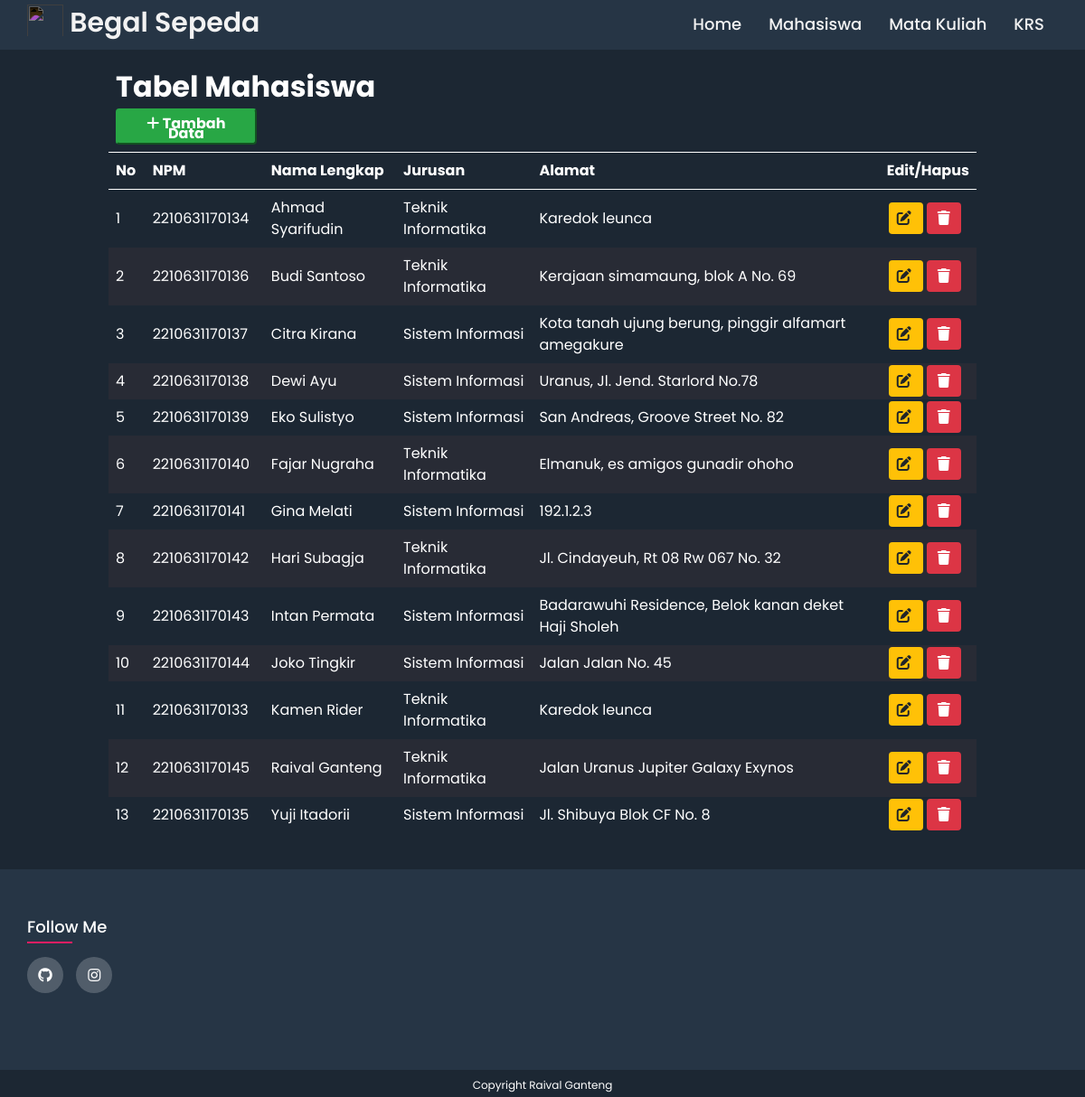
The page /mahasiswa.php on the database its author committed.
### tables this page shows
CREATE TABLE `mahasiswa` (
  `npm` char(13) NOT NULL,
  `namaM` varchar(50) NOT NULL,
  `jurusan` enum('Teknik Informatika','Sistem Informasi') NOT NULL,
  `alamat` text NOT NULL
);

### mahasiswa.php (the view, shortened to what this page needs)
<!DOCTYPE html>
<html lang="en">
<head>
    <link rel="stylesheet" href="https://cdnjs.cloudflare.com/ajax/libs/font-awesome/6.5.2/css/all.min.css">
</head>
<body>
    <main>
        <div class="uhuy">
            <?php include "layout/nav.php"?>
            <table class="fTable">
                <thead>
                <tr>
                    <td colspan="5"><h1>Tabel Mahasiswa</h1></th>
                </tr>
                <tr>
                    <td colspan="2">
                        <a href="addM.php"">
                        <button type="button" class="btn btn-success">
                            <i class="fa-solid fa-plus"></i><b>  Tambah Data</b>
                        </button>
                        </a>
                    </td>
                </tr>
                    <tr>
                        <th>No</th>
                        <th>NPM</th>
                        <th>Nama Lengkap</th>
                        <th>Jurusan</th>
                        <th>Alamat</th>
                        <th>Edit/Hapus</th>
                    </tr>
                </thead>
                <tbody>
                    <?php
                    include "connection/conn.php";
                    $no = 1;
                    $query = mysqli_query($db, "SELECT * from mahasiswa
                                                ORDER BY mahasiswa.namaM ASC");
                    while ($data = mysqli_fetch_assoc($query)) {
                    ?>
                    <tr class="gawul">
                        <td><?= $no++ ?></td>
                        <td><?= $data['npm'] ?></td>
                        <td><?= $data['namaM'] ?></td>
                        <td><?= $data['jurusan'] ?></td>
                        <td><?= $data['alamat'] ?></td>
                        <td>
                            <a href="editM.php?npm=<?php echo htmlspecialchars($data['npm']); ?>" class="byel" role="button"><i class="fa-solid fa-pen-to-square"></i>
                            </a>
                            <a onclick="deleteMahasiswa('<?php echo $data['npm']; ?>', '<?php echo $data['namaM']; ?>')" class="bred" role="button"><i class="fa-solid fa-trash"></i></a>
                        </td>
                    </tr>
                    <?php
                    }
                    ?>
                </tbody>
            </table>
        </div>
    </main>
</body>
<?php include "layout/footer.php"?>
</html>

### mahasiswa.php (style rules this page uses)
body { background-color: #1c2733; color: #fff; }
.uhuy { margin-top: 5%; margin-bottom: -10%; }
h1 { position: relative; text-align: left; line-height: 0.5; }
table { margin: 10%; width: 80%; border-collapse: collapse; border: none; }
th { border-bottom: 1px solid #fff; border-top: 1px solid #fff; }
td, th { text-align: left; padding-left: 10px; padding: 8px; }
.gawul:nth-child(even) { background-color: rgba(150, 79, 72, 0.1); color: white; }
.fTable { position: center; transform: translateY(-40px); max-width: 1300px; }
.bred { color: #fff; background-color: #dc3545; border-color: #dc3545; margin: 0px 2px 0px 2px; padding: 0.375rem 0.75rem; font-size: 1rem; line-height: 1.5; border-radius: 0.25rem; transition: color 0.15s ease-in-out, background-color 0.15s ease-in-out, border-color 0.15s ease-in-out, box-shadow 0.15s ease-in-out; }
.byel { text-decoration: none; color: #212529; background-color: #ffc107; border-color: #ffc107; margin: 0px 2px 0px 2px; padding: 0.375rem 0.55rem; font-size: 1rem; line-height: 1.5; border-radius: 0.25rem; transition: color 0.15s ease-in-out, background-color 0.15s ease-in-out, border-color 0.15s ease-in-out, box-shadow 0.15s ease-in-out; }
.btn-success { color: #fff; background-color: #28a745; border-color: #28a745; padding: 0.375rem 0.75rem; font-size: 1rem; line-height: 0.5; border-radius: 0.25rem; transition: color 0.15s ease-in-out, background-color 0.15s ease-in-out, border-color 0.15s ease-in-out, box-shadow 0.15s ease-in-out; }

### Layout/nav.php (style rules this page uses)
* { margin: 0; padding: 0; box-sizing: border-box; font-family: 'Poppins', sans-serif; }

### Layout/footer.php (style rules this page uses)
body { line-height: 1.5; font-family: 'Poppins', sans-serif; }
* { margin:0; padding:0; box-sizing: border-box; }

### rows shown on the page
mahasiswa: npm "2210631170134", namaM "Ahmad Syarifudin", jurusan "Teknik Informatika", alamat "Karedok leunca"
mahasiswa: npm "2210631170136", namaM "Budi Santoso", jurusan "Teknik Informatika", alamat "Kerajaan simamaung, blok A No. 69"
mahasiswa: npm "2210631170137", namaM "Citra Kirana", jurusan "Sistem Informasi", alamat "Kota tanah ujung berung, pinggir alfamart amegakure"
mahasiswa: npm "2210631170138", namaM "Dewi Ayu", jurusan "Sistem Informasi", alamat "Uranus, Jl. Jend. Starlord No.78"
mahasiswa: npm "2210631170139", namaM "Eko Sulistyo", jurusan "Sistem Informasi", alamat "San Andreas, Groove Street No. 82"
mahasiswa: npm "2210631170140", namaM "Fajar Nugraha", jurusan "Teknik Informatika", alamat "Elmanuk, es amigos gunadir ohoho"
mahasiswa: npm "2210631170141", namaM "Gina Melati", jurusan "Sistem Informasi", alamat "192.1.2.3"
mahasiswa: npm "2210631170142", namaM "Hari Subagja", jurusan "Teknik Informatika", alamat "Jl. Cindayeuh, Rt 08 Rw 067 No. 32"
mahasiswa: npm "2210631170143", namaM "Intan Permata", jurusan "Sistem Informasi", alamat "Badarawuhi Residence, Belok kanan deket Haji Sholeh"
mahasiswa: npm "2210631170144", namaM "Joko Tingkir", jurusan "Sistem Informasi", alamat "Jalan Jalan No. 45"
mahasiswa: npm "2210631170133", namaM "Kamen Rider", jurusan "Teknik Informatika", alamat "Karedok leunca"
mahasiswa: npm "2210631170145", namaM "Raival Ganteng", jurusan "Teknik Informatika", alamat "Jalan Uranus Jupiter Galaxy Exynos"
mahasiswa: npm "2210631170135", namaM "Yuji Itadorii", jurusan "Sistem Informasi", alamat "Jl. Shibuya Blok CF No. 8"
